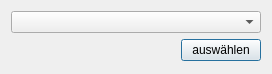
<?xml version="1.0" encoding="UTF-8"?>
<ui version="4.0">
 <class>Select_Wk_Dialog_Ui</class>
 <widget class="QDialog" name="Select_Wk_Dialog_Ui">
  <property name="geometry">
   <rect>
    <x>0</x>
    <y>0</y>
    <width>268</width>
    <height>74</height>
   </rect>
  </property>
  <property name="sizePolicy">
   <sizepolicy hsizetype="Fixed" vsizetype="Fixed">
    <horstretch>0</horstretch>
    <verstretch>0</verstretch>
   </sizepolicy>
  </property>
  <property name="windowTitle">
   <string>TurnFix - Wettkampf auswählen</string>
  </property>
  <property name="windowIcon">
   <iconset resource="../../../../resources/TurnFix.qrc">
    <normaloff>:/appicons/icon.png</normaloff>:/appicons/icon.png</iconset>
  </property>
  <layout class="QGridLayout" name="gridLayout">
   <item row="0" column="0">
    <widget class="QComboBox" name="cmb_dis">
     <property name="sizePolicy">
      <sizepolicy hsizetype="Expanding" vsizetype="Fixed">
       <horstretch>0</horstretch>
       <verstretch>0</verstretch>
      </sizepolicy>
     </property>
     <property name="minimumSize">
      <size>
       <width>250</width>
       <height>0</height>
      </size>
     </property>
     <property name="maximumSize">
      <size>
       <width>250</width>
       <height>16777215</height>
      </size>
     </property>
    </widget>
   </item>
   <item row="1" column="0">
    <widget class="QPushButton" name="but_select">
     <property name="sizePolicy">
      <sizepolicy hsizetype="Fixed" vsizetype="Fixed">
       <horstretch>0</horstretch>
       <verstretch>0</verstretch>
      </sizepolicy>
     </property>
     <property name="layoutDirection">
      <enum>Qt::RightToLeft</enum>
     </property>
     <property name="text">
      <string>auswählen</string>
     </property>
    </widget>
   </item>
  </layout>
 </widget>
 <resources>
  <include location="../../../../resources/TurnFix.qrc"/>
 </resources>
 <connections/>
</ui>
